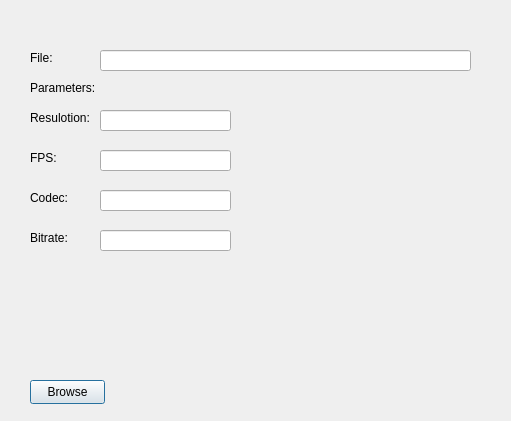
<?xml version="1.0" encoding="UTF-8"?>
<ui version="4.0">
 <class>Dialog</class>
 <widget class="QDialog" name="Dialog">
  <property name="geometry">
   <rect>
    <x>0</x>
    <y>0</y>
    <width>511</width>
    <height>421</height>
   </rect>
  </property>
  <property name="windowTitle">
   <string>Dialog</string>
  </property>
  <widget class="QLineEdit" name="lineEdit">
   <property name="geometry">
    <rect>
     <x>100</x>
     <y>50</y>
     <width>371</width>
     <height>21</height>
    </rect>
   </property>
  </widget>
  <widget class="QPushButton" name="Browse">
   <property name="geometry">
    <rect>
     <x>30</x>
     <y>380</y>
     <width>75</width>
     <height>24</height>
    </rect>
   </property>
   <property name="text">
    <string>Browse</string>
   </property>
  </widget>
  <widget class="QLabel" name="label">
   <property name="geometry">
    <rect>
     <x>30</x>
     <y>50</y>
     <width>59</width>
     <height>16</height>
    </rect>
   </property>
   <property name="text">
    <string>File:</string>
   </property>
  </widget>
  <widget class="QLineEdit" name="Resulotion">
   <property name="geometry">
    <rect>
     <x>100</x>
     <y>110</y>
     <width>131</width>
     <height>21</height>
    </rect>
   </property>
  </widget>
  <widget class="QLabel" name="label_2">
   <property name="geometry">
    <rect>
     <x>30</x>
     <y>80</y>
     <width>71</width>
     <height>16</height>
    </rect>
   </property>
   <property name="text">
    <string>Parameters: </string>
   </property>
  </widget>
  <widget class="QLabel" name="label_3">
   <property name="geometry">
    <rect>
     <x>30</x>
     <y>110</y>
     <width>59</width>
     <height>16</height>
    </rect>
   </property>
   <property name="text">
    <string>Resulotion:</string>
   </property>
  </widget>
  <widget class="QLabel" name="label_4">
   <property name="geometry">
    <rect>
     <x>30</x>
     <y>150</y>
     <width>59</width>
     <height>16</height>
    </rect>
   </property>
   <property name="text">
    <string>FPS: </string>
   </property>
  </widget>
  <widget class="QLabel" name="label_5">
   <property name="geometry">
    <rect>
     <x>30</x>
     <y>190</y>
     <width>59</width>
     <height>16</height>
    </rect>
   </property>
   <property name="text">
    <string>Codec:</string>
   </property>
  </widget>
  <widget class="QLabel" name="label_6">
   <property name="geometry">
    <rect>
     <x>30</x>
     <y>230</y>
     <width>59</width>
     <height>16</height>
    </rect>
   </property>
   <property name="text">
    <string>Bitrate:</string>
   </property>
  </widget>
  <widget class="QLineEdit" name="FPS">
   <property name="geometry">
    <rect>
     <x>100</x>
     <y>150</y>
     <width>131</width>
     <height>21</height>
    </rect>
   </property>
  </widget>
  <widget class="QLineEdit" name="Codec">
   <property name="geometry">
    <rect>
     <x>100</x>
     <y>190</y>
     <width>131</width>
     <height>21</height>
    </rect>
   </property>
  </widget>
  <widget class="QLineEdit" name="Bitrate">
   <property name="geometry">
    <rect>
     <x>100</x>
     <y>230</y>
     <width>131</width>
     <height>21</height>
    </rect>
   </property>
  </widget>
 </widget>
 <resources/>
 <connections/>
</ui>
